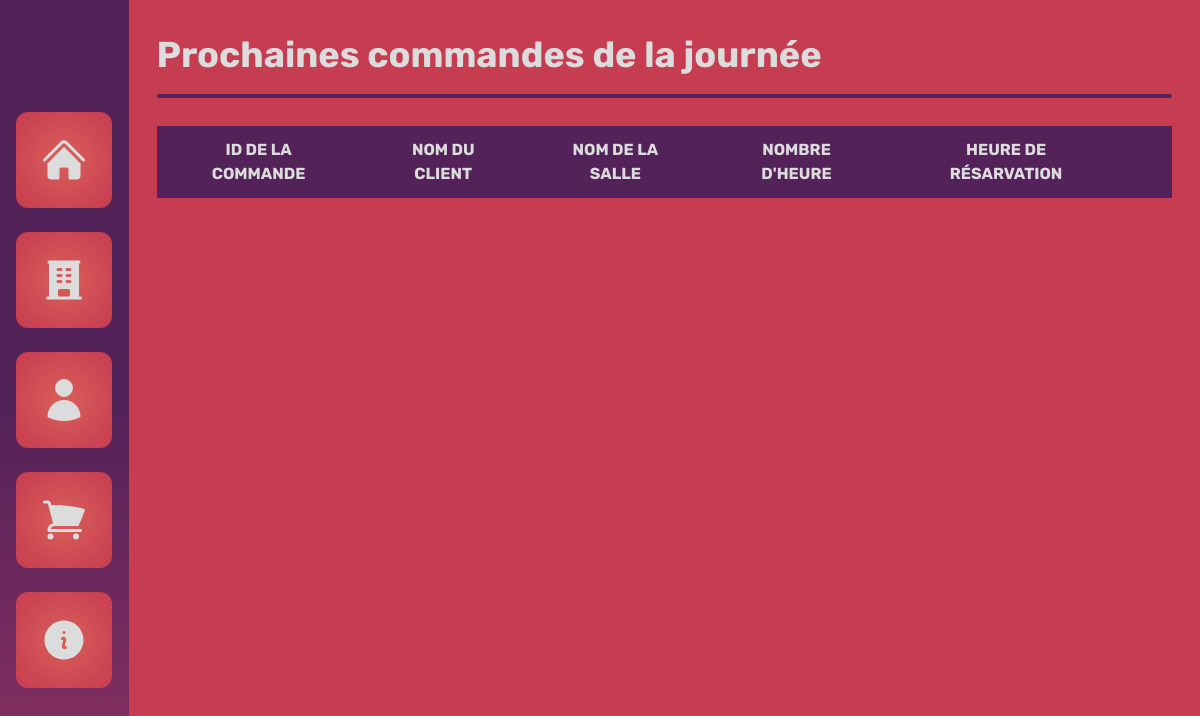
Before: / with the older database file.
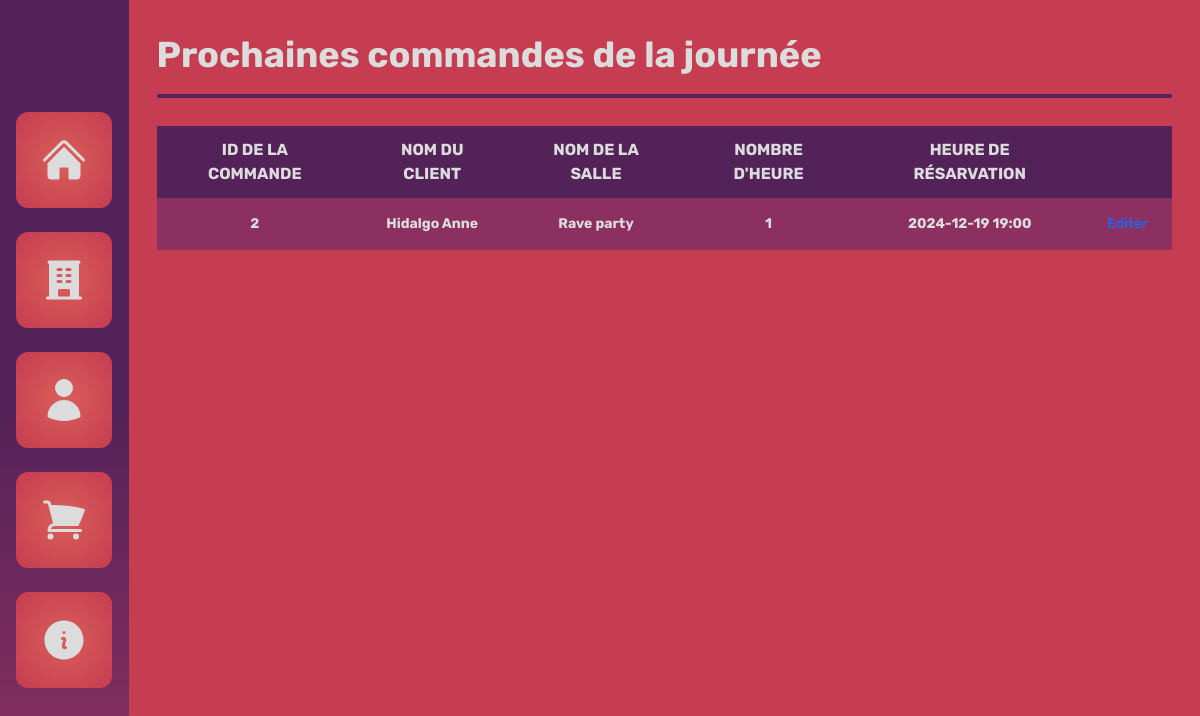
After: the same page with the newer database file.
### tables this page shows
CREATE TABLE rooms (
            id INTEGER PRIMARY KEY AUTOINCREMENT,
            nom_salle TEXT,
            nbr_places INT,
            prix_heure FLOAT
        );

CREATE TABLE orders (
            id INTEGER PRIMARY KEY AUTOINCREMENT,
            id_client INT,
            id_salle INT,
            nbr_heure INT,
            date_reservation TEXT,
            FOREIGN KEY(id_client) REFERENCES clients(id),
            FOREIGN KEY(id_salle) REFERENCES rooms(id)
        );

### main.py (the view)
@app.route('/')
def index():
    return render_template('index.html', orders=db_manager.get_next_orders())

### database_manager.py (called while the page is built)
    def get_room(self, id:int):
        return self.curseur.execute(f"SELECT * FROM rooms WHERE id={id}").fetchone()

    def get_client(self, id:int):
        return self.curseur.execute(f"SELECT * FROM clients WHERE id={id}").fetchone()

    def get_next_orders(self):
        sorted_orders = []
        date_now=date_manager.date_time_now()
        order_day = self.curseur.execute("SELECT * FROM orders WHERE date_reservation LIKE ?", (date_manager.date_now() + '%',)).fetchall()
        for order in order_day:
            if date_manager.date_to_datetime(order[4]) > date_manager.date_to_datetime(date_now):
                client = self.get_client(order[1])
                client_name = f"{client[1]} {client[2]}"
                temp = [order[0], client_name, self.get_room(order[2])[1], order[3], order[4]]
                sorted_orders.append(temp)
        return sorted_orders

### date_manager.py (called while the page is built)
def date_now():
    return datetime.datetime.now().strftime("%Y-%m-%d")

def date_time_now():
    return datetime.datetime.now().strftime("%Y-%m-%d %H:%M")

def date_to_datetime(date_time):
    return datetime.datetime.strptime(date_time, "%Y-%m-%d %H:%M")

### templates/index.html (shortened to what this page needs)
{% extends 'base.html' %}
{% block content %}
<section class="h-full w-full bg-[--palette-3] flex flex-col">
  <div class="w-full p-7 flex flex-col space-y-3">
    <span class="great-title">Prochaines commandes de la journée</span>
    <div class="w-full h-1 bg-[--palette-1] rounded-lg "></div>
  </div>
  <div class="h-full w-full px-7">
    <table class="w-full">
        <thead class="text-base base-text uppercase bg-[--palette-1] text-[--white-color]">
            <tr>
                <th scope="col" class="px-6 py-3">
                  <span>ID de la commande</span>
                </th>
                <th scope="col" class="px-6 py-3">
                  <span>Nom du client</span>
                </th>
                <th scope="col" class="px-6 py-3">
                  <span>Nom de la salle</span>
                </th>
                <th scope="col" class="px-6 py-3">
                  <span>Nombre d'heure</span>
                </th>
                <th scope="col" class="px-6 py-3">
                  <span>Heure de résarvation</span>
                </th>
                <th scope="col" class="px-6 py-3">
                </th>
            </tr>
        </thead>
        <tbody class="text-sm">
          {% for order in orders %}
          <tr class="bg-[--palette-2] border-b text-[--white-color]">
            {% for attribut in order %}
              <th scope="row" class="px-6 py-4">
                  <span>{{ attribut }}</span>
              </th>
            {% endfor %}
            <td class="px-6 py-4">
              <a href="{{ url_for('order', id=order[0]) }}" class="font-medium text-blue-600 hover:underline">Editer</a>
            </td>
          </tr>
          {% endfor %}
        </tbody>
    </table>
</div>
</section>
{% endblock %}

Changed rows visible on the page:
now on this page (row unchanged): rooms: nom_salle "Rave party"
added orders: date_reservation "2024-12-19 19:00"
Other visible differences:
new list line: "2 Hidalgo Anne 1"
